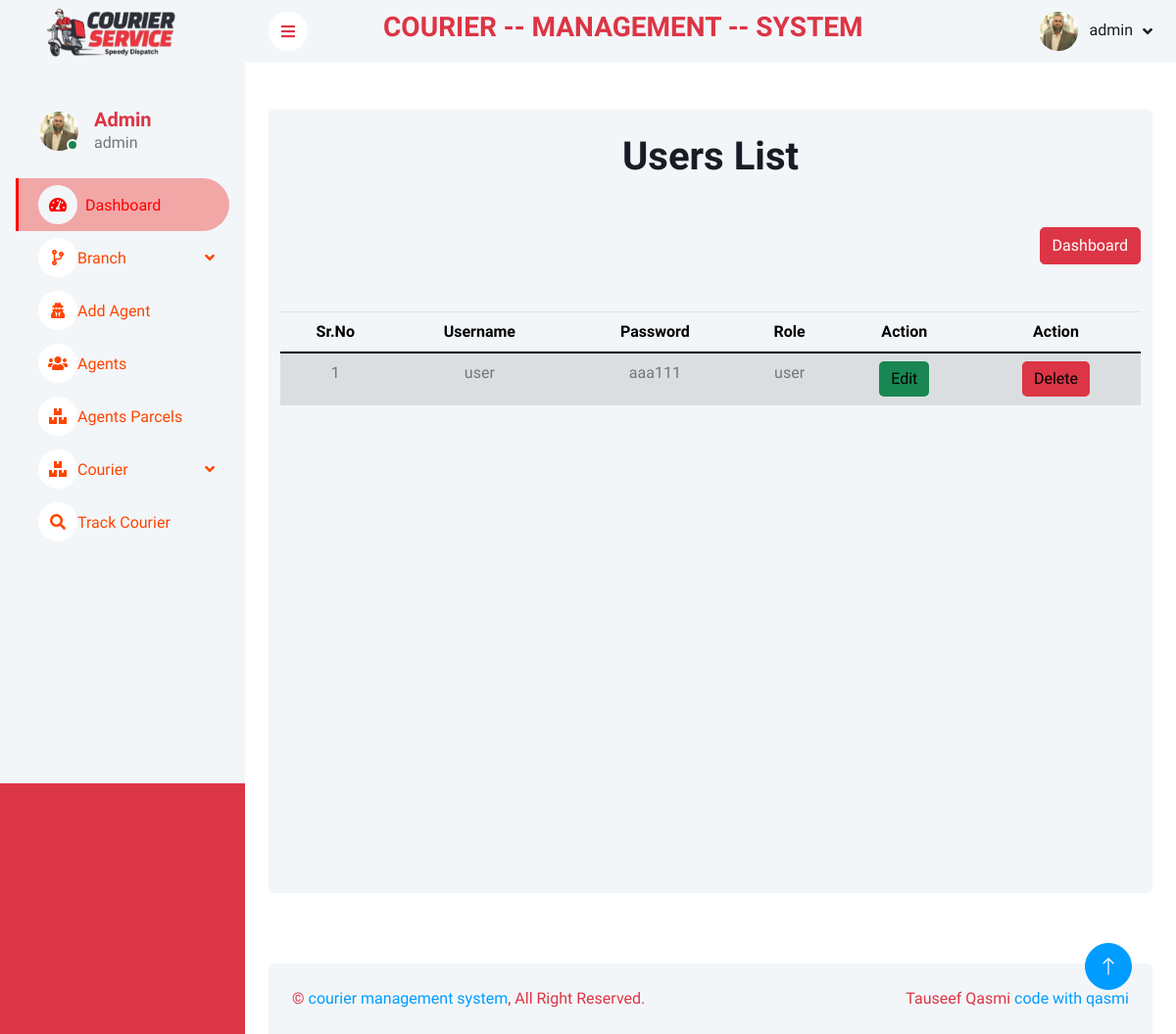
The page /userlist.php (signed in) on the database its author committed.
### tables this page shows
CREATE TABLE `users` (
  `id` int(11) NOT NULL,
  `uemail` varchar(30) NOT NULL,
  `uname` varchar(20) NOT NULL,
  `upwd` varchar(10) NOT NULL,
  `role` varchar(20) NOT NULL,
  `branch_name` varchar(50) NOT NULL,
  `branch_city` varchar(20) NOT NULL,
  `added_date` datetime NOT NULL,
  `password_reset_token` varchar(500) NOT NULL
);

### userlist.php (the view, shortened to what this page needs)
<?php
include("connection.php");
?>
<?php
include("header.php");
?>
<div class="container">
    <div class="row min-vh-100 bg-light rounded justify-content-center mx-0 m-5">
        <div class="col-md-12 text-center">
        <div>
    <h1 class="mb-5 mt-4">Users List</h1>
    <div class="mb-5 d-flex justify-content-between">
        <a href="dashboard.php" class="btn btn-danger">Dashboard</a>
    </div>
                <div class="table-responsive">
                    <table class="table table-striped">
                        <thead>
                            <tr>
                                <th>Sr.No</th>
                                <th>Username</th>
                                <th>Password</th>
                                <th>Role</th>
                                <th>Action</th>
                                <th>Action</th>
                            </tr>
                        </thead>
                        <tbody>
                            <?php
                            $sql = "SELECT * FROM users WHERE role = 'user'";
                            $stmt = $conn->prepare($sql);
                            $stmt->execute();
                            $result = $stmt->fetchAll(PDO::FETCH_ASSOC);
                            $i = 1;
                            foreach ($result as $data) { ?>
                                <tr>
                                    <td><?php echo $i; ?></td>
                                    <td><?php echo $data['uname']; ?></td>
                                    <td><?php echo $data['upwd']; ?></td>
                                    <td><?php echo $data['role']; ?></td>
                                    <td>
                                        <button class="btn btn-success border-0">
                                            <a href="editRole.php?id=<?php echo $data['id']; ?>" style="text-decoration: none; color: black;">
                                                Edit
                                            </a>
                                        </button>
                                    </td>
                                    <td>
                                        <button class="btn btn-danger border-0">
                                            <a onclick="return confirm('Are you sure you want to delete?')" href="deleteRole.php?id=<?php echo $data['id']; ?>" style="text-decoration: none; color: black;"> Delete
                                            </a>
                                        </button>
                                    </td>
                                </tr>
                            <?php $i++;
                            } ?>
                        </tbody>
                    </table>
                </div>
            </div>
        </div>
    </div>
</div>
<?php
include("footer.php");
?>

### css/style.css (style rules this page uses)
:root { --primary: red; --light: #F3F6F9; --dark: #191C24; }
.btn { transition: .5s; }

### header.php (style rules this page uses)
body { background-color: red; }

### rows shown on the page
users: uname "user", upwd "aaa111", role "user"

### other values the page prints
$_SESSION['username'] "admin"
